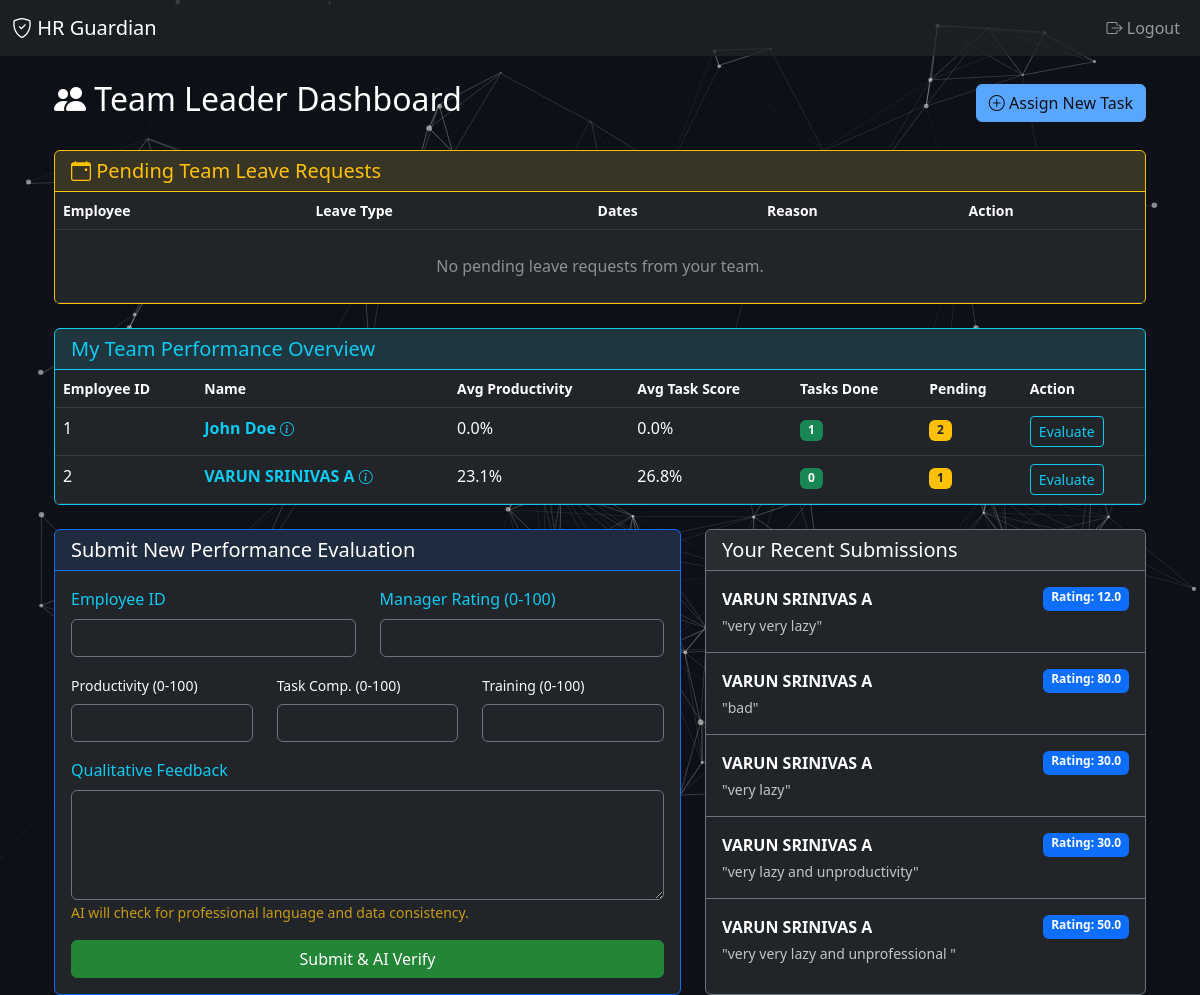
The page /teamleader (signed in) on the database its author committed.
### tables this page shows
CREATE TABLE employees (
        Employee_ID INTEGER PRIMARY KEY,
        Name TEXT,
        Salary REAL,
        Joining_Date TEXT,
        Email TEXT,
        Password TEXT
    );

CREATE TABLE evaluation (
        Evaluation_ID INTEGER PRIMARY KEY AUTOINCREMENT,
        Employee_ID INTEGER,
        Productivity REAL,
        Task_Completion REAL,
        Training_Score REAL,
        Manager_Rating REAL,
        Qualitative_Feedback TEXT,
        FOREIGN KEY(Employee_ID) REFERENCES employees(Employee_ID)
    );

### team_leader.py (the view, shortened to what this page needs)
@team_leader_bp.route('/teamleader', methods=['GET', 'POST'])
@login_required(roles=['TEAMLEADER'])
def teamleader():
    conn = get_db_connection()
    team_query = """
    SELECT
        e.Employee_ID, e.Name,
        IFNULL(AVG(ev.Productivity), 0) as avg_prod,
        IFNULL(AVG(ev.Task_Completion), 0) as avg_task,
        (SELECT COUNT(*) FROM tasks t WHERE t.Employee_ID = e.Employee_ID AND t.Status = 'Completed') as completed_tasks,
        (SELECT COUNT(*) FROM tasks t WHERE t.Employee_ID = e.Employee_ID AND t.Status != 'Completed') as pending_tasks
    FROM employees e
    LEFT JOIN evaluation ev ON e.Employee_ID = ev.Employee_ID
    GROUP BY e.Employee_ID
    """
    team_data = pd.read_sql(team_query, conn).to_dict('records')
    recent_evals = pd.read_sql("""
        SELECT e.Name, ev.*
        FROM evaluation ev
        JOIN employees e ON ev.Employee_ID = e.Employee_ID
        ORDER BY ev.Evaluation_ID DESC LIMIT 5
    """, conn).to_dict('records')
    pending_leaves = pd.read_sql("""
        SELECT l.*, e.Name
        FROM leaves l
        JOIN employees e ON l.Employee_ID = e.Employee_ID
        WHERE l.Status = 'Pending'
        ORDER BY l.Start_Date ASC
    """, conn).to_dict('records')
    conn.close()
    return render_template('teamleader_panel.html', team_data=team_data, recent_evals=recent_evals, pending_leaves=pending_leaves)

### auth.py (called while the page is built, shortened)
def login_required(roles=["ANY"]):
    def wrapper(fn):
        @wraps(fn)
        def decorated_view(*args, **kwargs):
            if "ANY" not in roles and session.get('role') not in roles:
                flash("You don't have permission to access this page.", "danger")
                return redirect('/')
            return fn(*args, **kwargs)
        return decorated_view
    return wrapper

### database.py (called while the page is built)
def get_db_connection():
    conn = sqlite3.connect(DATABASE_NAME, check_same_thread=False)
    conn.row_factory = sqlite3.Row
    return conn

### templates/teamleader_panel.html (shortened to what this page needs)
{% extends 'base.html' %}
{% block content %}
<div class="container mt-4">
    <div class="d-flex justify-content-between align-items-center mb-4">
        <h1 class="h2 text-white"><i class="bi bi-people-fill"></i> Team Leader Dashboard</h1>
        <div>
            <a href="/add_task" class="btn btn-success"><i class="bi bi-plus-circle"></i> Assign New Task</a>
        </div>
    </div>
    <div class="row mb-4">
        <div class="col-md-12">
            <div class="card bg-dark text-white border-warning shadow-sm">
                <div class="card-header bg-warning bg-opacity-10 border-warning">
                    <h5 class="mb-0 text-warning"><i class="bi bi-calendar-event"></i> Pending Team Leave Requests</h5>
                </div>
                <div class="card-body p-0">
                    <div class="table-responsive">
                        <table class="table table-dark table-hover mb-0">
                            <thead>
                                <tr class="text-warning small">
                                    <th>Employee</th>
                                    <th>Leave Type</th>
                                    <th>Dates</th>
                                    <th>Reason</th>
                                    <th>Action</th>
                                </tr>
                            </thead>
                            <tbody>
                                {% for leave in pending_leaves %}
                                <tr class="text-white">
                                    <td><strong>{{ leave['Name'] }}</strong></td>
                                    <td>{{ leave['Leave_Type'] }}</td>
                                    <td class="small">{{ leave['Start_Date'] }} to {{ leave['End_Date'] }}</td>
                                    <td class="small text-light opacity-75">{{ leave['Reason'] }}</td>
                                    <td>
                                        <div class="d-flex gap-2">
                                            <form action="/tl_approve_leave/{{ leave['Leave_ID'] }}/Approved" method="POST">
                                                <button type="submit" class="btn btn-sm btn-success">Approve</button>
                                            </form>
                                            <form action="/tl_approve_leave/{{ leave['Leave_ID'] }}/Rejected" method="POST">
                                                <button type="submit" class="btn btn-sm btn-outline-danger">Reject</button>
                                            </form>
                                        </div>
                                    </td>
                                </tr>
                                {% else %}
                                <tr><td colspan="5" class="text-center text-light opacity-50 py-4">No pending leave requests from your team.</td></tr>
                                {% endfor %}
                            </tbody>
                        </table>
                    </div>
                </div>
            </div>
        </div>
    </div>
    <div class="row mb-4">
        <div class="col-md-12">
            <div class="card bg-dark text-white border-info shadow-sm">
                <div class="card-header bg-info bg-opacity-10 border-info">
                    <h5 class="mb-0 text-info">My Team Performance Overview</h5>
                </div>
                <div class="card-body p-0">
                    <div class="table-responsive">
                        <table class="table table-dark table-hover mb-0">
                            <thead>
                                <tr class="text-info small">
                                    <th>Employee ID</th>
                                    <th>Name</th>
                                    <th>Avg Productivity</th>
                                    <th>Avg Task Score</th>
                                    <th>Tasks Done</th>
                                    <th>Pending</th>
                                    <th>Action</th>
                                </tr>
                            </thead>
                            <tbody>
                                {% for emp in team_data %}
                                <tr class="text-white">
                                    <td>{{ emp['Employee_ID'] }}</td>
                                    <td>
                                        <a href="javascript:void(0)" class="text-info text-decoration-none fw-bold" onclick="showTasks({{ emp['Employee_ID'] }}, '{{ emp['Name'] }}')">
                                            {{ emp['Name'] }} <i class="bi bi-info-circle small"></i>
                                        </a>
                                    </td>
                                    <td>{{ emp['avg_prod'] | round(1) }}%</td>
                                    <td>{{ emp['avg_task'] | round(1) }}%</td>
                                    <td><span class="badge bg-success">{{ emp['completed_tasks'] }}</span></td>
                                    <td><span class="badge bg-warning text-dark">{{ emp['pending_tasks'] }}</span></td>
                                    <td>
                                        <button class="btn btn-sm btn-outline-info" onclick="document.getElementById('id').value='{{ emp['Employee_ID'] }}'; document.getElementById('eval-form').scrollIntoView();">Evaluate</button>
                                    </td>
                                </tr>
                                {% endfor %}
                            </tbody>
                        </table>
                    </div>
                </div>
            </div>
        </div>
    </div>
    <div class="row">
        <div class="col-lg-7" id="eval-form">
            <div class="card bg-dark text-white border-primary shadow-sm h-100">
                <div class="card-header bg-primary bg-opacity-10 border-primary">
                    <h5 class="mb-0 text-white">Submit New Performance Evaluation</h5>
                </div>
                <div class="card-body">
                    <form method="post">
                        <div class="row">
                            <div class="col-md-6 mb-3">
                                <label for="id" class="form-label text-info">Employee ID</label>
                                <input type="text" class="form-control bg-dark text-white border-secondary" id="id" name="id" required placeholder="Enter ID">
                            </div>
                            <div class="col-md-6 mb-3">
                                <label for="rating" class="form-label text-info">Manager Rating (0-100)</label>
                                <input type="number" class="form-control bg-dark text-white border-secondary" id="rating" name="rating" min="0" max="100" required>
                            </div>
                        </div>
                        <div class="row">
                            <div class="col-md-4 mb-3">
                                <label for="prod" class="form-label text-light small">Productivity (0-100)</label>
                                <input type="number" class="form-control bg-dark text-white border-secondary" id="prod" name="prod" min="0" max="100" required>
                            </div>
                            <div class="col-md-4 mb-3">
                                <label for="task" class="form-label text-light small">Task Comp. (0-100)</label>
                                <input type="number" class="form-control bg-dark text-white border-secondary" id="task" name="task" min="0" max="100" required>
                            </div>
                            <div class="col-md-4 mb-3">
                                <label for="train" class="form-label text-light small">Training (0-100)</label>
                                <input type="number" class="form-control bg-dark text-white border-secondary" id="train" name="train" min="0" max="100" required>
                            </div>
                        </div>
                        <div class="mb-3">
                            <label for="qualitative_feedback" class="form-label text-info">Qualitative Feedback</label>
                            <textarea class="form-control bg-dark text-white border-secondary" id="qualitative_feedback" name="qualitative_feedback" rows="4" required placeholder="Describe performance..."></textarea>
                            <small class="text-warning opacity-75">AI will check for professional language and data consistency.</small>
                        </div>
                        <button type="submit" class="btn btn-primary w-100">Submit & AI Verify</button>
                    </form>
                </div>
            </div>
        </div>
        <div class="col-lg-5">
            <div class="card bg-dark text-white border-secondary shadow-sm h-100">
                <div class="card-header bg-secondary bg-opacity-10 border-secondary">
                    <h5 class="mb-0 text-white">Your Recent Submissions</h5>
                </div>
                <div class="card-body p-0">
                    <ul class="list-group list-group-flush bg-dark">
                        {% for eval in recent_evals %}
                        <li class="list-group-item bg-dark text-white border-secondary py-3">
                            <div class="d-flex justify-content-between">
                                <strong>{{ eval['Name'] }}</strong>
                                <span class="badge bg-primary">Rating: {{ eval['Manager_Rating'] }}</span>
                            </div>
                            <p class="small text-light opacity-75 mb-0 mt-1">"{{ eval['Qualitative_Feedback'] }}"</p>
                        </li>
                        {% else %}
                        <li class="list-group-item bg-dark text-white text-center py-4">No recent evaluations.</li>
                        {% endfor %}
                    </ul>
                </div>
            </div>
        </div>
    </div>
</div>
{% endblock %}

### templates/base.html (shortened to what this page needs)
<!doctype html>
<html lang="en">
  <head>
    <link href="https://cdn.jsdelivr.net/npm/bootstrap@5.3.0/dist/css/bootstrap.min.css" rel="stylesheet">
    <link rel="stylesheet" href="https://cdn.jsdelivr.net/npm/bootstrap-icons@1.10.5/font/bootstrap-icons.css">
    <link rel="stylesheet" href="{{ url_for('static', filename='style.css') }}">
  </head>
  <body>
    <div id="particles-js"></div>
    <nav class="navbar navbar-expand-lg navbar-dark bg-dark bg-opacity-75">
        <div class="container-fluid">
            <a class="navbar-brand" href="/"><i class="bi bi-shield-check"></i> HR Guardian</a>
            <div class="collapse navbar-collapse" id="navbarNav">
                <ul class="navbar-nav ms-auto">
                    {% if session['role'] %}
                        <li class="nav-item">
                            <a class="nav-link" href="/logout"><i class="bi bi-box-arrow-right"></i> Logout</a>
                        </li>
                    {% endif %}
                </ul>
            </div>
        </div>
    </nav>
    <div class="container content-container mt-4">
        {% block content %}{% endblock %}
    </div>
  </body>
</html>

### static/style.css (style rules this page uses)
body { background-color: #0d1117; color: #f0f6fc; }
#particles-js { position: fixed; width: 100%; height: 100%; top: 0; left: 0; z-index: -1; }
.content-container { position: relative; z-index: 1; }
.card { background-color: rgba(22, 27, 34, 0.8); border: 1px solid #30363d; backdrop-filter: blur(10px); -webkit-backdrop-filter: blur(10px); color: #f0f6fc; }
.card-header { background-color: rgba(22, 27, 34, 0.9); border-bottom: 1px solid #30363d; color: #f0f6fc; }
.form-label { color: #f0f6fc; }
.form-control, .form-select { background-color: #0d1117; color: #f0f6fc; border: 1px solid #30363d; }
.table { --bs-table-bg: transparent; --bs-table-striped-bg: rgba(110, 118, 129, 0.1); --bs-table-hover-bg: rgba(110, 118, 129, 0.2); color: #f0f6fc; }
.btn-primary { background-color: #238636; border-color: #238636; }
.btn-success { background-color: #58a6ff; border-color: #58a6ff; color: #0d1117; }

### rows shown on the page
employees: Employee_ID "1", Name "John Doe", avg_prod "0.0", avg_task "0.0", completed_tasks "1", pending_tasks "2"
employees: Employee_ID "2", Name "VARUN SRINIVAS A", avg_prod "23.1", avg_task "26.8", completed_tasks "0", pending_tasks "1"
evaluation: Name "VARUN SRINIVAS A", Manager_Rating "12.0", Qualitative_Feedback "very very lazy"
evaluation: Name "VARUN SRINIVAS A", Manager_Rating "80.0", Qualitative_Feedback "bad"
evaluation: Name "VARUN SRINIVAS A", Manager_Rating "30.0", Qualitative_Feedback "very lazy"
evaluation: Name "VARUN SRINIVAS A", Manager_Rating "30.0", Qualitative_Feedback "very lazy and unproductivity"
evaluation: Name "VARUN SRINIVAS A", Manager_Rating "50.0", Qualitative_Feedback "very very lazy and unprofessional"
